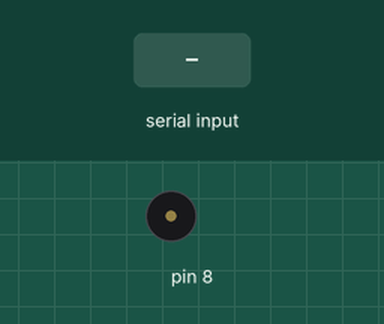
Simulated run of this sketch. Board: Arduino Uno, built with avr-gcc and run on an emulated ATmega328P. Parts: buzzer (waves = sounding). The inputs (shaded band) are chosen by the test bench. What the sketch prints to the serial monitor is not drawn.

Above: at 1.0 s.
1.1 s: "3" received over Serial
At 5.5 s:
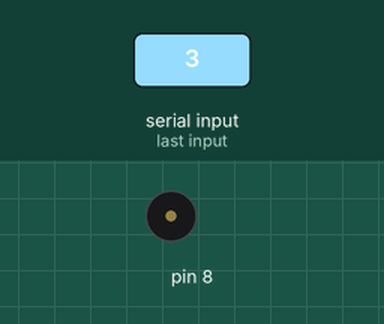
Timing chart, 0 to 7.0 s (numbered marks = the images above; inputs shaded):
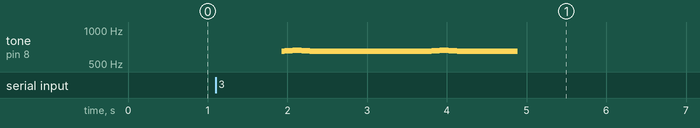

Measured:
- after the input at 1.1 s, tone on pin 8: plays 648 Hz for 0.01 s, 649 Hz for 0.01 s, 650 Hz for 0.01 s, 651 Hz for 0.01 s, 652 Hz for 0.01 s, 653 Hz for 0.01 s … (45 notes in this stretch), starting after 0.83 s

The sketch:

Freq_test.ino
```cpp
char val; // Data received from the serial port

#define pi 3.14159
#define period  10000
#define random


void setup() {

 //pinMode(ledPin, OUTPUT); // Set pin as OUTPUT
  //initialize serial communications at a 9600 baud rate
  Serial.begin(9600);
  establishContact();  // send a byte to establish contact until receiver responds
}

void loop() {


  if(Serial.available()>0)
  {
     val = Serial.read();

    if(val == '3')
    {
      for(int j =0; j<=1; j++){
       for(int i = 0; i<=period; i++)
       {
        int freq = 440 + 220*sin(i*pi/period);
        tone(8,freq);
       }

       noTone(8);
      }

    }


     if(val == '2')
    {
      for(int j =0; j<=1; j++){
       for(int i = 0; i<=period; i++)
       {
        int freq = 400 + 220*int(2*i/period);
        tone(8,freq);
       }

       noTone(8);
      }

    }


      }
}


void establishContact() {
  while (Serial.available() <= 0) {
  Serial.println("A");   // send a capital A
  delay(300);
  }
}
```
